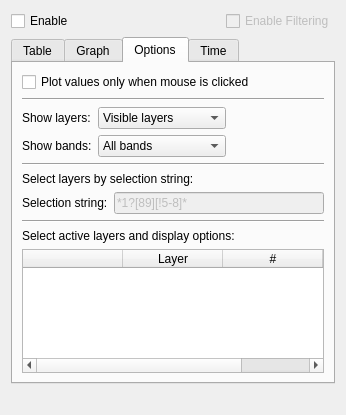
<?xml version="1.0" encoding="UTF-8"?>
<ui version="4.0">
 <class>Mutant</class>
 <widget class="QWidget" name="Mutant">
  <property name="geometry">
   <rect>
    <x>0</x>
    <y>0</y>
    <width>346</width>
    <height>415</height>
   </rect>
  </property>
  <property name="windowTitle">
   <string>Form</string>
  </property>
  <layout class="QGridLayout" name="gridLayout">
   <item row="0" column="0">
    <widget class="QCheckBox" name="toggleMutant">
     <property name="toolTip">
      <string>Can also be enabled using the toolbar icon</string>
     </property>
     <property name="text">
      <string>Enable</string>
     </property>
    </widget>
   </item>
   <item row="0" column="2">
    <widget class="QCheckBox" name="toggleFilter">
     <property name="enabled">
      <bool>false</bool>
     </property>
     <property name="toolTip">
      <string>proof of concept - to be extended</string>
     </property>
     <property name="text">
      <string>Enable Filtering</string>
     </property>
    </widget>
   </item>
   <item row="1" column="0" colspan="3">
    <widget class="QTabWidget" name="tabWidget">
     <property name="tabPosition">
      <enum>QTabWidget::North</enum>
     </property>
     <property name="currentIndex">
      <number>2</number>
     </property>
     <widget class="QWidget" name="tabTable">
      <attribute name="title">
       <string>Table</string>
      </attribute>
      <layout class="QVBoxLayout" name="verticalLayout_2">
       <item>
        <widget class="QWidget" name="widget" native="true">
         <layout class="QHBoxLayout" name="horizontalLayout_3">
          <item>
           <widget class="QCheckBox" name="cbxDigits">
            <property name="toolTip">
             <string>Specify how many decimals to show in table</string>
            </property>
            <property name="text">
             <string>Decimals</string>
            </property>
           </widget>
          </item>
          <item>
           <widget class="QSpinBox" name="spinDigits">
            <property name="sizePolicy">
             <sizepolicy hsizetype="Maximum" vsizetype="Fixed">
              <horstretch>0</horstretch>
              <verstretch>0</verstretch>
             </sizepolicy>
            </property>
            <property name="maximum">
             <number>99</number>
            </property>
            <property name="value">
             <number>2</number>
            </property>
           </widget>
          </item>
          <item>
           <spacer name="horizontalSpacer_2">
            <property name="orientation">
             <enum>Qt::Horizontal</enum>
            </property>
            <property name="sizeHint" stdset="0">
             <size>
              <width>40</width>
              <height>20</height>
             </size>
            </property>
           </spacer>
          </item>
          <item>
           <widget class="QPushButton" name="exportPushButton">
            <property name="toolTip">
             <string>Export values from table to CSV</string>
            </property>
            <property name="text">
             <string>Export to CSV</string>
            </property>
           </widget>
          </item>
         </layout>
        </widget>
       </item>
       <item>
        <widget class="QTableWidget" name="valueTable">
         <property name="sortingEnabled">
          <bool>true</bool>
         </property>
         <column>
          <property name="text">
           <string>Layer</string>
          </property>
         </column>
         <column>
          <property name="text">
           <string>Value</string>
          </property>
         </column>
         <column>
          <property name="text">
           <string>Date</string>
          </property>
         </column>
        </widget>
       </item>
      </layout>
     </widget>
     <widget class="QWidget" name="tabGraph">
      <attribute name="title">
       <string>Graph</string>
      </attribute>
      <layout class="QVBoxLayout" name="verticalLayout_3">
       <item>
        <widget class="QWidget" name="graphControls" native="true">
         <layout class="QHBoxLayout" name="horizontalLayout_2">
          <property name="margin">
           <number>0</number>
          </property>
          <item>
           <widget class="QCheckBox" name="enableStatistics">
            <property name="toolTip">
             <string>Compute min/max when layers are loaded</string>
            </property>
            <property name="text">
             <string>Stats</string>
            </property>
           </widget>
          </item>
          <item>
           <widget class="QCheckBox" name="yAutoCheckBox">
            <property name="enabled">
             <bool>true</bool>
            </property>
            <property name="toolTip">
             <string>Autozoom to min and max of all loaded values</string>
            </property>
            <property name="text">
             <string>Auto</string>
            </property>
            <property name="checked">
             <bool>true</bool>
            </property>
           </widget>
          </item>
          <item>
           <widget class="QLabel" name="minYLabel">
            <property name="enabled">
             <bool>true</bool>
            </property>
            <property name="text">
             <string>Y min</string>
            </property>
           </widget>
          </item>
          <item>
           <widget class="QLineEdit" name="leYMin">
            <property name="enabled">
             <bool>false</bool>
            </property>
           </widget>
          </item>
          <item>
           <widget class="QLabel" name="maxYLabel">
            <property name="enabled">
             <bool>true</bool>
            </property>
            <property name="text">
             <string>Y max</string>
            </property>
           </widget>
          </item>
          <item>
           <widget class="QLineEdit" name="leYMax">
            <property name="enabled">
             <bool>false</bool>
            </property>
           </widget>
          </item>
          <item>
           <spacer name="horizontalSpacer_3">
            <property name="orientation">
             <enum>Qt::Horizontal</enum>
            </property>
            <property name="sizeHint" stdset="0">
             <size>
              <width>40</width>
              <height>20</height>
             </size>
            </property>
           </spacer>
          </item>
         </layout>
        </widget>
       </item>
       <item>
        <widget class="QComboBox" name="plotLibSelector">
         <property name="sizePolicy">
          <sizepolicy hsizetype="Minimum" vsizetype="Fixed">
           <horstretch>0</horstretch>
           <verstretch>0</verstretch>
          </sizepolicy>
         </property>
         <property name="toolTip">
          <string>Select plotting toolkit
Qwt toolkit (faster but soon unmaintained)
matplotlib (slower but maintained)
PyQtGraph (fast but lacking some features)</string>
         </property>
        </widget>
       </item>
       <item>
        <widget class="QCheckBox" name="toggleInterpolation">
         <property name="enabled">
          <bool>false</bool>
         </property>
         <property name="text">
          <string>Draw full line</string>
         </property>
        </widget>
       </item>
       <item>
        <widget class="QStackedWidget" name="stackedWidget">
         <property name="enabled">
          <bool>true</bool>
         </property>
         <property name="currentIndex">
          <number>-1</number>
         </property>
        </widget>
       </item>
      </layout>
     </widget>
     <widget class="QWidget" name="tabOptions">
      <attribute name="title">
       <string>Options</string>
      </attribute>
      <layout class="QGridLayout" name="gridLayout_3">
       <item row="2" column="0">
        <layout class="QGridLayout" name="selectLayerGrid">
         <item row="2" column="0">
          <widget class="QLabel" name="bandSelectionLabel">
           <property name="text">
            <string>Show bands:</string>
           </property>
          </widget>
         </item>
         <item row="1" column="2">
          <spacer name="horizontalSpacer_4">
           <property name="orientation">
            <enum>Qt::Horizontal</enum>
           </property>
           <property name="sizeHint" stdset="0">
            <size>
             <width>40</width>
             <height>20</height>
            </size>
           </property>
          </spacer>
         </item>
         <item row="1" column="0">
          <widget class="QLabel" name="layerSelectionLabel">
           <property name="text">
            <string>Show layers:</string>
           </property>
          </widget>
         </item>
         <item row="1" column="1">
          <widget class="QComboBox" name="layerSelection">
           <item>
            <property name="text">
             <string>Visible layers</string>
            </property>
           </item>
           <item>
            <property name="text">
             <string>All layers</string>
            </property>
           </item>
           <item>
            <property name="text">
             <string>Manual selection</string>
            </property>
           </item>
           <item>
            <property name="text">
             <string>By selection string</string>
            </property>
           </item>
          </widget>
         </item>
         <item row="2" column="1">
          <widget class="QComboBox" name="bandSelection">
           <item>
            <property name="text">
             <string>All bands</string>
            </property>
           </item>
           <item>
            <property name="text">
             <string>Active bands</string>
            </property>
           </item>
           <item>
            <property name="text">
             <string>Selected bands</string>
            </property>
           </item>
          </widget>
         </item>
        </layout>
       </item>
       <item row="1" column="0">
        <widget class="Line" name="line">
         <property name="orientation">
          <enum>Qt::Horizontal</enum>
         </property>
        </widget>
       </item>
       <item row="0" column="0">
        <widget class="QCheckBox" name="plotOnMove">
         <property name="toolTip">
          <string>Replaces active map tool. Use this to select a particular point or if plotting is slow (e.g. when using mpl Graph).</string>
         </property>
         <property name="text">
          <string>Plot values only when mouse is clicked</string>
         </property>
        </widget>
       </item>
       <item row="3" column="0">
        <widget class="Line" name="line_2">
         <property name="orientation">
          <enum>Qt::Horizontal</enum>
         </property>
        </widget>
       </item>
       <item row="4" column="0">
        <widget class="QLabel" name="setActiveLayerLabel">
         <property name="text">
          <string>Select layers by selection string:</string>
         </property>
        </widget>
       </item>
       <item row="5" column="0">
        <layout class="QGridLayout" name="selectStringGrid">
         <item row="0" column="0">
          <widget class="QLabel" name="selectionStringLabel">
           <property name="toolTip">
            <string>&lt;html&gt;&lt;head/&gt;&lt;body&gt;
&lt;table border=&quot;0&quot;&gt;
&lt;tr&gt;&lt;td&gt;*&lt;/td&gt;&lt;td&gt; matches everything&lt;/td&gt;&lt;/tr&gt;
&lt;tr&gt;&lt;td&gt;?&lt;/td&gt;&lt;td&gt; matches any single character&lt;/td&gt;&lt;/tr&gt;
&lt;tr&gt;&lt;td&gt;[seq]&lt;/td&gt;&lt;td&gt; matches any character in seq&lt;/td&gt;&lt;/tr&gt;
&lt;tr&gt;&lt;td&gt;[!seq]&lt;/td&gt;&lt;td&gt; matches any character not in seq&lt;/td&gt;&lt;/tr&gt;
&lt;/table&gt;&lt;/body&gt;&lt;/html&gt;</string>
           </property>
           <property name="text">
            <string>Selection string:</string>
           </property>
          </widget>
         </item>
         <item row="0" column="1">
          <widget class="QLineEdit" name="selectionStringLineEdit">
           <property name="enabled">
            <bool>false</bool>
           </property>
           <property name="toolTip">
            <string>&lt;html&gt;&lt;head/&gt;&lt;body&gt;
&lt;table border=&quot;0&quot;&gt;
&lt;tr&gt;&lt;td&gt;*&lt;/td&gt;&lt;td&gt; matches everything&lt;/td&gt;&lt;/tr&gt;
&lt;tr&gt;&lt;td&gt;?&lt;/td&gt;&lt;td&gt; matches any single character&lt;/td&gt;&lt;/tr&gt;
&lt;tr&gt;&lt;td&gt;[seq]&lt;/td&gt;&lt;td&gt; matches any character in seq&lt;/td&gt;&lt;/tr&gt;
&lt;tr&gt;&lt;td&gt;[!seq]&lt;/td&gt;&lt;td&gt; matches any character not in seq&lt;/td&gt;&lt;/tr&gt;
&lt;/table&gt;&lt;/body&gt;&lt;/html&gt;</string>
           </property>
           <property name="text">
            <string>*1?[89][!5-8]*</string>
           </property>
          </widget>
         </item>
        </layout>
       </item>
       <item row="6" column="0">
        <widget class="Line" name="line_3">
         <property name="orientation">
          <enum>Qt::Horizontal</enum>
         </property>
        </widget>
       </item>
       <item row="7" column="0">
        <widget class="QLabel" name="label_5">
         <property name="text">
          <string>Select active layers and display options:</string>
         </property>
        </widget>
       </item>
       <item row="8" column="0">
        <widget class="QTableWidget" name="selectionTable">
         <property name="editTriggers">
          <set>QAbstractItemView::NoEditTriggers</set>
         </property>
         <column>
          <property name="text">
           <string/>
          </property>
          <property name="toolTip">
           <string>Select layers</string>
          </property>
         </column>
         <column>
          <property name="text">
           <string>Layer</string>
          </property>
         </column>
         <column>
          <property name="text">
           <string>#</string>
          </property>
          <property name="toolTip">
           <string>Select bands</string>
          </property>
         </column>
         <column>
          <property name="text">
           <string>Bands</string>
          </property>
         </column>
        </widget>
       </item>
      </layout>
     </widget>
     <widget class="QWidget" name="tabMulti">
      <attribute name="title">
       <string>Time</string>
      </attribute>
      <layout class="QFormLayout" name="formLayout">
       <item row="0" column="0" colspan="2">
        <widget class="QCheckBox" name="enableMTAnalysesCheckBox">
         <property name="toolTip">
          <string>&lt;html&gt;&lt;head/&gt;&lt;body&gt;&lt;p&gt;Data will be reordered chronologically and points with no data will be omitted in the graph.&lt;/p&gt;&lt;/body&gt;&lt;/html&gt;</string>
         </property>
         <property name="text">
          <string>Enable multi-temporal analysis</string>
         </property>
        </widget>
       </item>
       <item row="1" column="0" colspan="2">
        <widget class="QLabel" name="priorityLabel">
         <property name="enabled">
          <bool>false</bool>
         </property>
         <property name="text">
          <string>Extract time from (highest priority on top):
Drag &amp; Drop Fields</string>
         </property>
        </widget>
       </item>
       <item row="2" column="0" colspan="2">
        <widget class="QListWidget" name="extractionPriorityListWidget">
         <property name="enabled">
          <bool>false</bool>
         </property>
         <property name="toolTip">
          <string extracomment="Priority order with drag &amp; drop. Top first!"/>
         </property>
         <property name="whatsThis">
          <string extracomment="Drag and Drop for priority. Topmost counts first."/>
         </property>
         <property name="dragDropMode">
          <enum>QAbstractItemView::InternalMove</enum>
         </property>
         <property name="defaultDropAction">
          <enum>Qt::MoveAction</enum>
         </property>
         <item>
          <property name="text">
           <string>Filename</string>
          </property>
          <property name="checkState">
           <enum>Checked</enum>
          </property>
         </item>
         <item>
          <property name="text">
           <string>XML</string>
          </property>
          <property name="checkState">
           <enum>Checked</enum>
          </property>
         </item>
         <item>
          <property name="text">
           <string>Exif</string>
          </property>
          <property name="checkState">
           <enum>Unchecked</enum>
          </property>
         </item>
         <item>
          <property name="text">
           <string>TIFF-Header</string>
          </property>
          <property name="checkState">
           <enum>Unchecked</enum>
          </property>
         </item>
        </widget>
       </item>
       <item row="3" column="0" colspan="2">
        <widget class="QSpinBox" name="cutFirst">
         <property name="suffix">
          <string> characters</string>
         </property>
         <property name="prefix">
          <string>Cut first </string>
         </property>
         <property name="maximum">
          <number>999</number>
         </property>
        </widget>
       </item>
       <item row="4" column="0" colspan="2">
        <widget class="QSpinBox" name="dateLength">
         <property name="suffix">
          <string> characters long</string>
         </property>
         <property name="prefix">
          <string>Datestring is </string>
         </property>
         <property name="maximum">
          <number>999</number>
         </property>
         <property name="value">
          <number>0</number>
         </property>
        </widget>
       </item>
       <item row="5" column="0">
        <widget class="QLabel" name="sampleLabel">
         <property name="text">
          <string>Sample</string>
         </property>
        </widget>
       </item>
       <item row="5" column="1">
        <widget class="QLineEdit" name="sampleLineEdit">
         <property name="readOnly">
          <bool>true</bool>
         </property>
        </widget>
       </item>
       <item row="6" column="0">
        <widget class="QLabel" name="patternLabel">
         <property name="enabled">
          <bool>false</bool>
         </property>
         <property name="text">
          <string>Datepattern:</string>
         </property>
        </widget>
       </item>
       <item row="6" column="1">
        <widget class="QLineEdit" name="patternLineEdit">
         <property name="enabled">
          <bool>false</bool>
         </property>
         <property name="text">
          <string>%Y%j%H%M%S</string>
         </property>
        </widget>
       </item>
       <item row="7" column="0" colspan="2">
        <widget class="QCheckBox" name="writeMetaDataCheckBox">
         <property name="enabled">
          <bool>false</bool>
         </property>
         <property name="text">
          <string>Write time to metadata (XML)</string>
         </property>
         <property name="checked">
          <bool>false</bool>
         </property>
        </widget>
       </item>
      </layout>
     </widget>
    </widget>
   </item>
   <item row="2" column="0">
    <widget class="QLabel" name="labelStatus">
     <property name="text">
      <string/>
     </property>
    </widget>
   </item>
   <item row="0" column="1">
    <spacer name="horizontalSpacer">
     <property name="orientation">
      <enum>Qt::Horizontal</enum>
     </property>
     <property name="sizeHint" stdset="0">
      <size>
       <width>40</width>
       <height>20</height>
      </size>
     </property>
    </spacer>
   </item>
  </layout>
 </widget>
 <resources/>
 <connections>
  <connection>
   <sender>toggleMutant</sender>
   <signal>toggled(bool)</signal>
   <receiver>toggleFilter</receiver>
   <slot>setEnabled(bool)</slot>
   <hints>
    <hint type="sourcelabel">
     <x>110</x>
     <y>13</y>
    </hint>
    <hint type="destinationlabel">
     <x>221</x>
     <y>17</y>
    </hint>
   </hints>
  </connection>
 </connections>
</ui>
